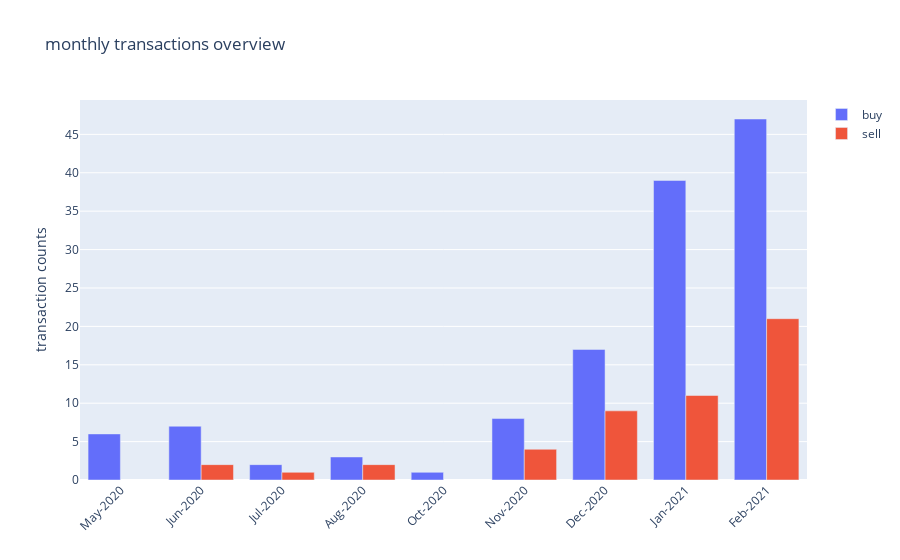

The notebook cell saved with this chart:
### Code cell
fig = go.Figure()

# reformat the date_time to provide a monthly summary (do not show the date)
mt['mnth_yr'] = mt['Time'].apply(lambda x: x.strftime('%b-%Y')) 

for action in ['buy', 'sell']:
    mt_ = mt.loc[mt['action']== action]
    fig.add_trace(go.Bar(
        x = mt_.mnth_yr,
        y = mt_.transactions,
        name = action,
    ))

fig.update_layout(barmode='group', xaxis_tickangle= -45, title_text='monthly transactions overview',
                 yaxis=dict(
        title='transaction counts',
        ))
fig.show()

### Figure 1 — Plotly figure (JSON) as saved in the notebook; plotly's stock layout.template omitted (floating-point values rounded to 4 significant figures)
{"data": [{"name": "buy", "type": "bar", "x": ["May-2020", "Jun-2020", "Jul-2020", "Aug-2020", "Oct-2020", "Nov-2020", "Dec-2020", "Jan-2021", "Feb-2021"], "y": [6, 7, 2, 3, 1, 8, 17, 39, 47]}, {"name": "sell", "type": "bar", "x": ["Jun-2020", "Jul-2020", "Aug-2020", "Nov-2020", "Dec-2020", "Jan-2021", "Feb-2021"], "y": [2, 1, 2, 4, 9, 11, 21]}], "layout": {"barmode": "group", "title": {"text": "monthly transactions overview"}, "xaxis": {"tickangle": -45}, "yaxis": {"title": {"text": "transaction counts"}}}}
